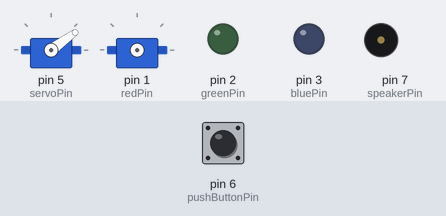
Bench run of a sketch on a simulated Arduino Uno, built with avr-gcc and run on an emulated ATmega328P. Parts: 2 × servo, output pins drawn as LEDs (lit = HIGH), buzzer (waves = sounding). Wiring (inferred from the names in the program): servo: signal pin 1. The test bench sets the inputs (shaded band); at power-on: pin 6 (pushButtonPin) LOW. Random numbers use the default seed unless the sketch sets one; servo pulses on a pin are drawn as a servo (544–2400 µs = 0–180°); pins used as bus, display or sensor lines are not drawn.

Above: at 0.11 s.
At 13.98 s:
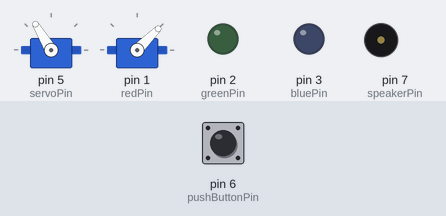
At 23.77 s:
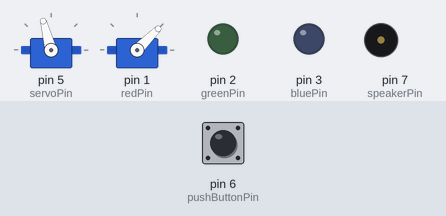
At 34.8 s:
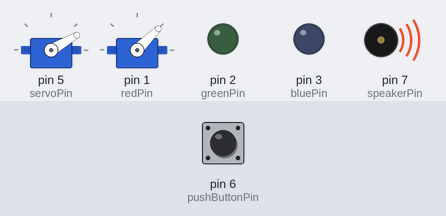
Timing chart, 0 to 40.0 s (numbered marks = the images above):
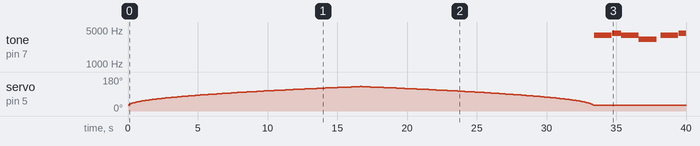

The sketch:

belen.ino
```cpp
/* Sound, light and animation for nativity scene */
/* Septiembre 2016 */

#include <Servo.h>
#include <Bounce2.h>
#include <time.h>
#include <stdlib.h>

#define RED 1
#define GREEN 2
#define BLUE 3

//Barrera and led pin
int pushButtonPin = 6;
int servoPin = 5;
int val = 0;
Servo servo;
int pos = 0;
int servoMaxDegrees = 120;
boolean pushedEven = false;
boolean isUp = false;

Bounce bouncer = Bounce();

//Sound
int speakerPin = 7;

//RGB led
int redPin = 1;
int greenPin = 2;
int bluePin = 3;

int cycleTime = 1000;

int dimmer = 0;
boolean isFading = false;
int completeCycles = 1;
int currentColor = 1;

void setup() {
  // put your setup code here, to run once:
  pinMode(servoPin, OUTPUT);
  pinMode(pushButtonPin, INPUT);
  bouncer.attach(pushButtonPin);
  bouncer.interval(10);
  servo.attach(servoPin);

  //Sonido
  pinMode (speakerPin, OUTPUT);

  //lights
  pinMode(redPin, OUTPUT);
  pinMode(greenPin, OUTPUT);
  pinMode(bluePin, OUTPUT);

  turnOffLights();
}

void loop() {
  bouncer.update();

  if (bouncer.fell()) {
    pushedEven = !pushedEven;
  }

  ambient();
}

void ambient() {
  if (completeCycles % 3 == 0) {
    completeCycles++;
    currentColor = 1 + (rand() % 3);
  } else if (completeCycles % 4 == 0) {
    completeCycles++;
    playMelody();
  }

  fadeFn(currentColor);
}

void fadeFn(int colorPin) {
  dimmer += isFading ? 1 : -1;
  if (dimmer > cycleTime) {
    isFading = false;
  }
  if (dimmer < 0) {
    isFading = true;
    completeCycles++;
  }

  //moveServo
  servo.write(30 + (dimmer/10));

  digitalWrite(colorPin, HIGH);
  delay(1);
  turnOffLights();
  delay(32 * dimmer / cycleTime);
}

void turnOffLights() {
  digitalWrite(redPin, LOW);
  digitalWrite(greenPin, LOW);
  digitalWrite(bluePin, LOW);
}

//Melody
char names[] = { 'c', 'd', 'e', 'f', 's', 'g', 'a', 'v', 'b', 'C', 'D', 'E' };
int tones[] = { 1915, 1700, 1519, 1432, 1352, 1275, 1136, 1073, 1014, 956, 852, 758 };
int tempo = 100;

int length = 19;
char notes[] = "gage gage ddb ccg aacba";
int beats[] = { 6,3,6,6, 2,6,3,6,6, 2, 12,6,8,2 ,12,6,12, 4,12,6,6,6,2};

void playTone(int tone, int duration) {
  int p = tone*2;
  for (long i = 0; i < duration * 1000L; i += tone * 2) {
    digitalWrite(speakerPin, HIGH);
    delayMicroseconds(p);
    digitalWrite(speakerPin, LOW);
    delayMicroseconds(p);
  }
}

void playNote(char note, int duration) {
  char names[] = { 'c', 'd', 'e', 'f', 'g', 'a', 'b', 'C' };
  int tones[] = { 1915, 1700, 1519, 1432, 1275, 1136, 1014, 956 };

  // play the tone corresponding to the note name
  for (int i = 0; i < 8; i++) {
    if (names[i] == note) {
      int t = tones[i]*0.05;
      playTone(t, duration);
    }
  }
}

void playMelody() {
   for (int i = 0; i < length; i++) {
    if (notes[i] == ' ') {
      delay(beats[i] * tempo); // rest
    } else {
      playNote(notes[i], beats[i] * tempo);
    }

    // pause between notes
    delay(tempo / 2);
  }
}


//void moveServo() {
//  int inc = 1;
//  for (pos = servoMaxDegrees; pos >= 30; pos -= inc) {
//    servo.write(pos);
//    delay(50);
//  }
//  for (pos = pos; pos <= servoMaxDegrees; pos += inc) {
//    servo.write(pos);
//    delay(50);
//  }
//}


//void dangerLight() {
//  //Light red
//  orangeLight();
//  delay(120);
//
//  //Light blue
//  orangeRedLight();
//  delay(120);
//}
//
//void redLight() {
//  analogWrite(bluePin, 0);
//  analogWrite(redPin, 255);
//  analogWrite(greenPin, 0);
//}
//
//void blueLight() {
//  analogWrite(bluePin, 255);
//  analogWrite(redPin, 0);
//  analogWrite(greenPin, 0);
//}
//
//void orangeLight() {
//  analogWrite(greenPin, 125);
//  analogWrite(bluePin, 0);
//  analogWrite(redPin, 255);
//}
//void orangeRedLight() {
//  analogWrite(greenPin, 130);
//  analogWrite(bluePin, 0);
//  analogWrite(redPin, 255);
//}
```

Measured:
- by itself, servo on pin 5 (servoPin): rises from 30° to 130° in 16.6 s, then falls to 30° in 16.7 s
- by itself, tone on pin 7 (speakerPin): plays 3858 Hz for 1.2 s, 4325 Hz for 0.64 s, 3858 Hz for 1.3 s, 3256 Hz for 1.3 s, 3858 Hz for 1.2 s, 4326 Hz for 0.53 s
